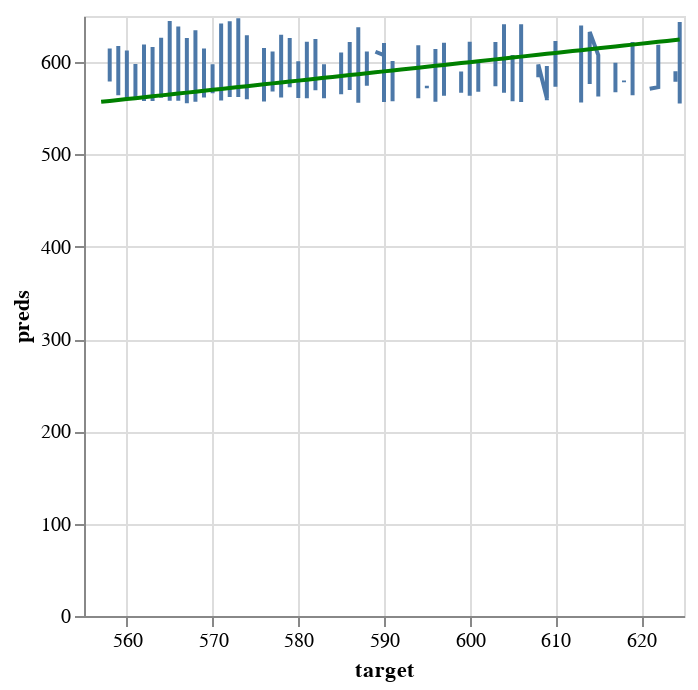

The cell this chart's notebook holds for it:
### Markdown cell above
### E.5 Business Impact from Current Model Performance

> Provide some analysis on the model impacts from the business point of view

### Code cell
# <Student to fill this section>

y_1 = y_train['rent']
y_pred = pd.DataFrame(y_preds_with_intercept, columns=['rent_pred'])
y_2 = y_pred['rent_pred']

train_set = alt.Chart(pd.DataFrame({'target': y_1, 'preds': y_1})).mark_line(color='green').encode(
    x='target',
    y='preds'
)
test_set = alt.Chart(pd.DataFrame({'target': y_1, 'preds': y_2})).mark_line().encode(
    x='target',
    y='preds'
  )

test_set + train_set

### Figure 1 — Vega-Lite specification as saved in the notebook (floating-point values rounded to 4 significant figures; data arrays with more than 128 entries replaced by an {"elided": "..."} marker saying what was removed)
{"config": {"view": {"continuousWidth": 300, "continuousHeight": 300}}, "layer": [{"data": {"name": "data-4cc7302ffa4b520c733628f14b303061"}, "mark": {"type": "line"}, "encoding": {"x": {"field": "target", "type": "quantitative"}, "y": {"field": "preds", "type": "quantitative"}}}, {"data": {"name": "data-1f6f6860f05918627a0a181d822eb138"}, "mark": {"type": "line", "color": "green"}, "encoding": {"x": {"field": "target", "type": "quantitative"}, "y": {"field": "preds", "type": "quantitative"}}}], "$schema": "https://vega.github.io/schema/vega-lite/v5.20.1.json", "datasets": {"data-4cc7302ffa4b520c733628f14b303061": {"elided": "3428 records"}, "data-1f6f6860f05918627a0a181d822eb138": {"elided": "3428 records"}}}
